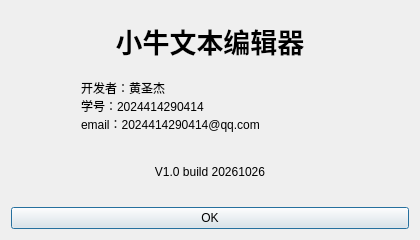
<?xml version="1.0" encoding="UTF-8"?>
<ui version="4.0">
 <class>AboutDialog</class>
 <widget class="QDialog" name="AboutDialog">
  <property name="geometry">
   <rect>
    <x>0</x>
    <y>0</y>
    <width>420</width>
    <height>240</height>
   </rect>
  </property>
  <property name="windowTitle">
   <string>关于</string>
  </property>
  <layout class="QVBoxLayout" name="verticalLayout">
   <item>
    <widget class="QLabel" name="labelTitle">
     <property name="font">
      <font>
       <family>Microsoft YaHei</family>
       <pointsize>20</pointsize>
       <weight>75</weight>
      </font>
     </property>
     <property name="text">
      <string>小牛文本编辑器</string>
     </property>
     <property name="alignment">
      <set>Qt::AlignCenter</set>
     </property>
    </widget>
   </item>
   <item>
    <layout class="QHBoxLayout" name="horizontalLayout">
     <item>
      <widget class="QLabel" name="labelIcon">
       <property name="text">
        <string/>
       </property>
       <property name="pixmap">
        <pixmap>:/icons/about.png</pixmap>
       </property>
       <property name="scaledContents">
        <bool>true</bool>
       </property>
       <property name="maximumSize">
        <size>
         <width>64</width>
         <height>64</height>
        </size>
       </property>
      </widget>
     </item>
     <item>
      <widget class="QLabel" name="labelInfo">
       <property name="text">
        <string>开发者：黄圣杰
学号：2024414290414
email：2024414290414@qq.com</string>
       </property>
      </widget>
     </item>
    </layout>
   </item>
   <item>
    <widget class="QLabel" name="labelVersion">
     <property name="text">
      <string>V1.0 build 20261026</string>
     </property>
     <property name="alignment">
      <set>Qt::AlignCenter</set>
     </property>
    </widget>
   </item>
   <item>
    <widget class="QPushButton" name="btnOk">
     <property name="text">
      <string>OK</string>
     </property>
     <property name="default">
      <bool>true</bool>
     </property>
    </widget>
   </item>
  </layout>
 </widget>
 <connections/>
</ui>
